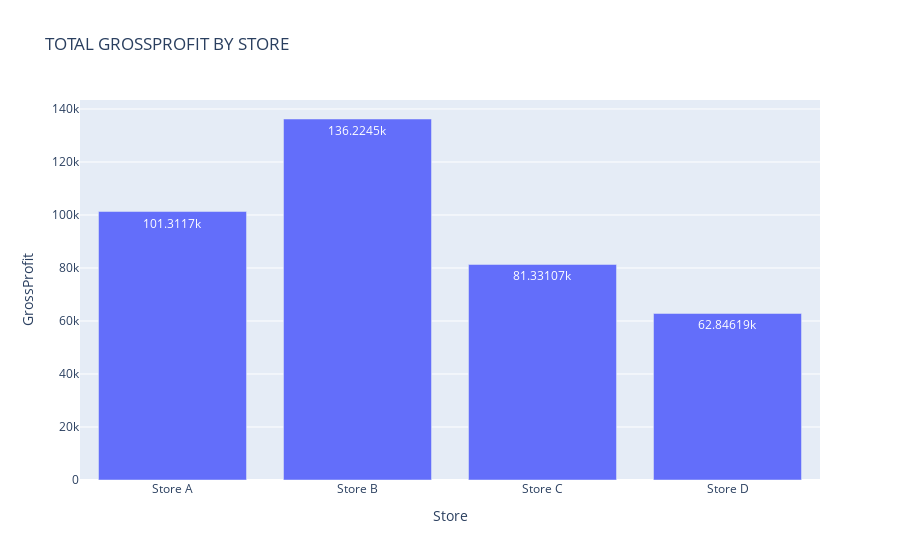

Source (notebook cell):
### Code cell
e= a.groupby("Store")["GrossProfit"].sum().reset_index()
px.bar(e, x="Store",y="GrossProfit",text ="GrossProfit",
    title="TOTAL GROSSPROFIT BY STORE",
    text_auto=True)

### Figure 1 — Plotly figure (JSON) as saved in the notebook; plotly's stock layout.template omitted (floating-point values rounded to 4 significant figures)
{"data": [{"alignmentgroup": "True", "hovertemplate": "Store=%{x}<br>GrossProfit=%{text}<extra></extra>", "legendgroup": "", "marker": {"color": "#636efa", "pattern": {"shape": ""}}, "name": "", "offsetgroup": "", "orientation": "v", "showlegend": false, "text": [101300.0, 136200.0, 81330.0, 62850.0], "textposition": "auto", "texttemplate": "%{y}", "type": "bar", "x": ["Store A", "Store B", "Store C", "Store D"], "xaxis": "x", "y": [101300.0, 136200.0, 81330.0, 62850.0], "yaxis": "y"}], "layout": {"autosize": true, "barmode": "relative", "legend": {"tracegroupgap": 0}, "title": {"text": "TOTAL GROSSPROFIT BY STORE"}, "xaxis": {"anchor": "y", "autorange": true, "domain": [0, 1], "range": [-0.5, 3.5], "title": {"text": "Store"}, "type": "category"}, "yaxis": {"anchor": "x", "autorange": true, "domain": [0, 1], "range": [0, 143400.0], "title": {"text": "GrossProfit"}, "type": "linear"}}}
